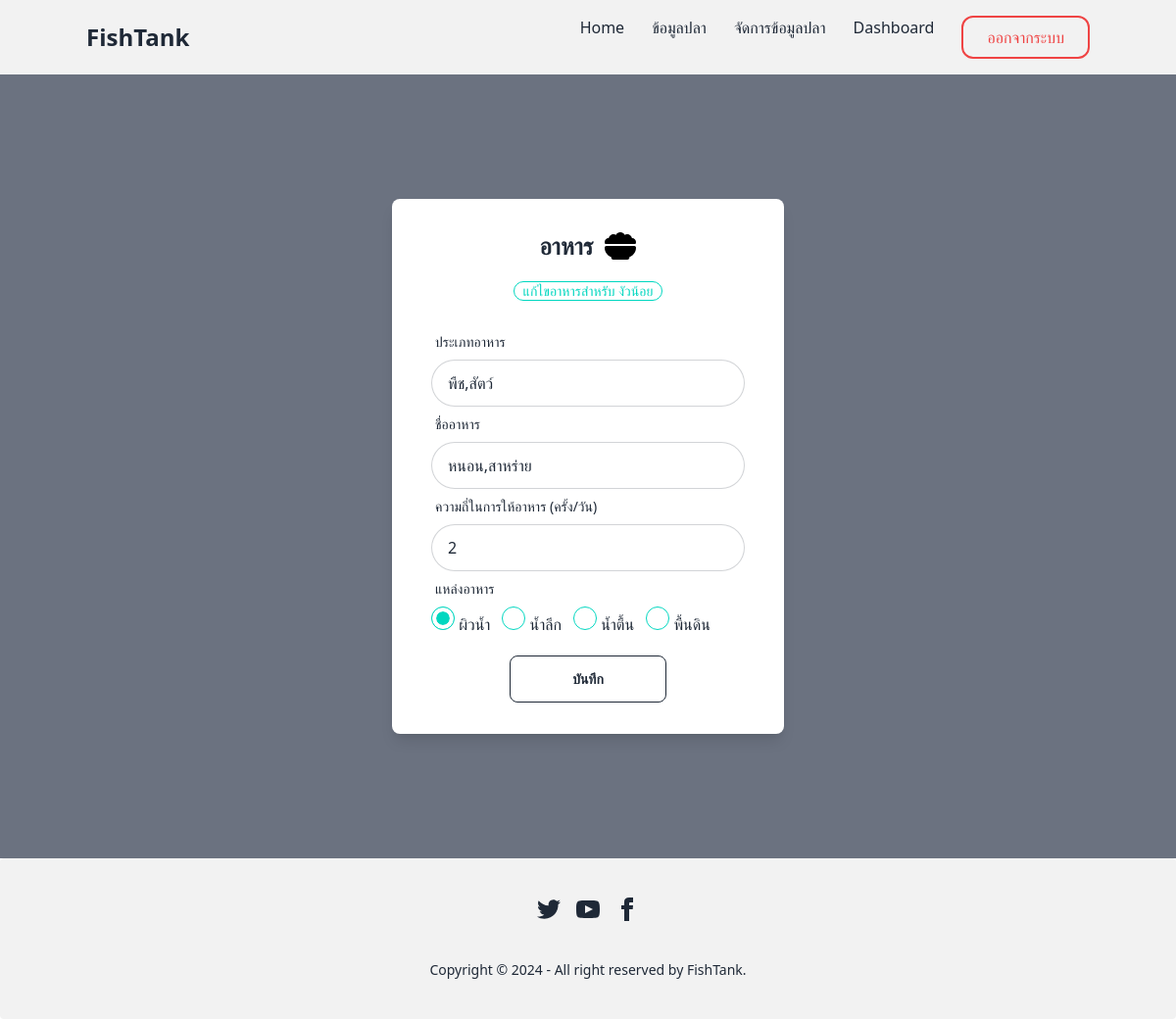
The app's page /fishkeeper/editfood/13/ (signed in) with its own data.
### myapp/models.py (models this page shows, shortened)
class Fish(models.Model):
    GENDER_CHOICES = [
        ('M', 'เพศผู้'),
        ('F', 'เพศเมีย'),
        ('U', 'ไม่ทราบเพศ'),
    ]
    fish_name = models.CharField(max_length=255,verbose_name='ชื่อปลา')
    species = models.CharField(max_length=255,verbose_name='สายพันธ์ุ')
    gender = models.CharField(max_length=1, choices=GENDER_CHOICES, default='U', verbose_name='เพศ')
    birth_date = models.DateField(verbose_name='วันเกิด')
    description = models.TextField(verbose_name='รายละเอียด')
    size = models.FloatField(verbose_name='ขนาด')
    image = models.ImageField(upload_to='fishimage',verbose_name='รูปปลา')

class Food(models.Model):
    FOOD_SOURCE_CHOICES = [
        ('SUR', 'บนผิวน้ำ'),
        ('DEE', 'น้ำลึก'),
        ('SHA', 'น้ำตื้น'),
        ('BOT', 'พื้นดิน'),
    ]
    fish = models.ForeignKey(Fish, on_delete=models.CASCADE, verbose_name='ปลา')
    food_type = models.CharField(max_length=255,verbose_name='ประเภทอาหาร')
    food_name = models.CharField(max_length=255, verbose_name='ชื่ออาหาร')
    feeding_frequency = models.IntegerField(verbose_name='ความถี่ในการให้อาหาร')
    food_source = models.CharField(max_length=3, choices=FOOD_SOURCE_CHOICES, default='SUR', verbose_name='แหล่งอาหาร')

### myapp/views.py (the view)
# urls.py: path('fishkeeper/editfood/<int:food_id>/', edit_food, name='edit_food'),
@user_passes_test(staff_required)
def edit_food(request,food_id):
    food = get_object_or_404(Food,id = food_id)
    fish = food.fish
    if request.method == 'POST':
        food_form = FoodForm(request.POST,instance=food)
        if food_form.is_valid():
            food_form.save()
            return redirect('fish_detail',fish_id =food.fish.id)
    else:
        food_form = FoodForm(instance=food)
    context = {
        'food_form':food_form,
        'food':food,
        'fish': fish,
    }
    return render(request,'staff/fishkeeper/edit_food.html',context)

### myapp/forms.py
class FoodForm(forms.ModelForm):
    class Meta:
        model = Food
        fields = ['food_type', 'food_name', 'feeding_frequency', 'food_source']

### myapp/views.py (called while the page is built)
def staff_required(user):
    return user.is_staff

### myapp/templates/staff/fishkeeper/edit_food.html (shortened to what this page needs)
{% extends 'staff/mains/base.html' %}
{% block main %}
<div class="flex flex-col justify-center min-h-screen bg-gray-500">
    <div class="mx-auto  w-1/3 my-8">
        <div class="bg-white p-8 shadow-lg rounded-lg">
            <div class="flex justify-center mb-5 space-x-3 ">
                <p class="text-2xl font-bold">อาหาร</p>
            </div>
            <div class="flex justify-center mb-3  ">
                <p class="badge badge-accent badge-outline">แก้ไขอาหารสำหรับ {{fish.fish_name}}</p>
            </div>
            <form  method="post" enctype="multipart/form-data"  class="flex justify-center space-y-3 " >
                <label class="form-control w-full max-w-xs">
                    <div class="label">
                        <span class="label-text ">ประเภทอาหาร</span>
                    </div>
                    <input class="input input-bordered input-neutral w-full max-w-xs rounded-full" type="text" id="food_type"  name="food_type"  value={{food.food_type}} placeholder="กรอกประเภทอาหาร"  required/>
                    <div class="label">
                        <span class="label-text ">ชื่ออาหาร</span>
                    </div>
                    <input class="input input-bordered input-neutral w-full max-w-xs rounded-full" type="text" id="food_name"  name="food_name"  value={{food.food_name}} placeholder="กรอกชื่ออาหาร"  required/>
                    <div class="label">
                        <span class="label-text ">ความถี่ในการให้อาหาร (ครั้ง/วัน)</span>
                    </div>
                    <input class="input input-bordered input-neutral w-full max-w-xs rounded-full" type="number" id="feeding_frequency"  name="feeding_frequency" value={{food.feeding_frequency}} placeholder="ความถี่ในการให้อาหาร" min="0" step="any" required/>
                    <div class="label">
                        <span class="label-text">แหล่งอาหาร</span>
                    </div>
                    <div class="flex space-x-3">
                        <label>
                            <input class="radio radio-accent" type="radio" id="food_source_sur" name="food_source" value="SUR"
                            {% if food.food_source == 'SUR' %} checked {% endif %} required/>
                            ผิวน้ำ
                        </label>
                        <label>
                            <input class="radio radio-accent" type="radio" id="food_source_dee" name="food_source" value="DEE"
                            {% if  food.food_source == 'DEE' %} checked {% endif %} required/>
                            น้ำลึก
                        </label>
                        <label>
                            <input class="radio radio-accent" type="radio" id="food_source_sha" name="food_source" value="SHA"
                            {% if  food.food_source == 'SHA' %} checked {% endif %} required/>
                            น้ำตื้น
                        </label>
                        <label>
                            <input class="radio radio-accent" type="radio" id="food_source_bot" name="food_source" value="BOT"
                            {% if  food.food_source == 'BOT' %} checked {% endif %} required/>
                            พื้นดิน
                        </label>
                    </div>
                    <div class="flex justify-center mt-5  ">
                        <button type="submit"  class="btn btn-outline btn-neutral w-1/2" >บันทึก</button>
                    </div>
                </label>
            </form>
        </div>
    </div>
</div>
{% endblock %}

### records on screen
Fish: fish_name "งัวน้อย"
Food: food_type "พืช,สัตว์", food_name "หนอน,สาหร่าย", feeding_frequency "2", food_source "☑ ผิวน้ำ", food_source "☐ น้ำลึก", food_source "☐ น้ำตื้น", food_source "☐ พื้นดิน"
